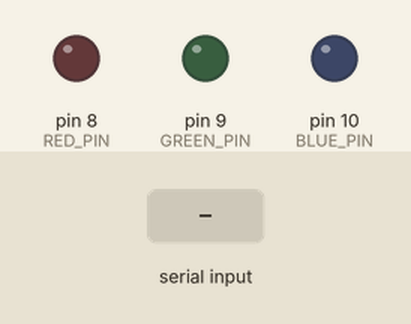
Bench run of a sketch on a simulated Arduino Uno, built with avr-gcc and run on an emulated ATmega328P. Parts: output pins drawn as LEDs (lit = HIGH). The test bench sets the inputs (shaded band).

Above: at 1.2 s.
1.3 s: "R" received over Serial
At 2.0 s:
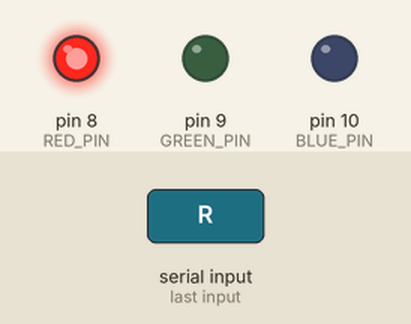
2.8 s: "G" received over Serial
At 3.1 s:
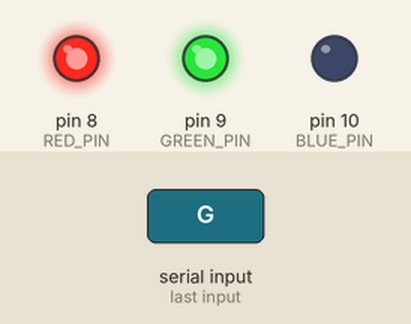
4.3 s: "B" received over Serial
At 5.5 s:
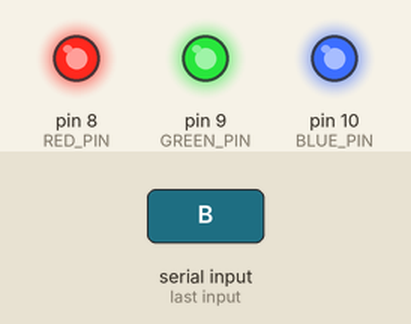
5.8 s: "R" received over Serial
At 6.6 s:
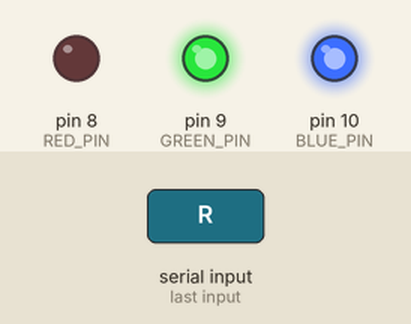
7.3 s: "G" received over Serial
At 7.7 s:
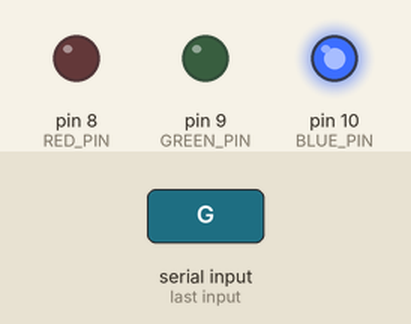
8.8 s: "A" received over Serial
At 10.1 s:
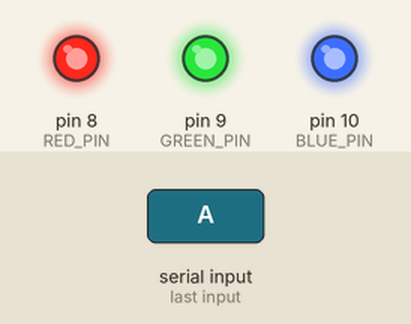
Timing chart, 0 to 11.3 s (numbered marks = the images above; inputs shaded):
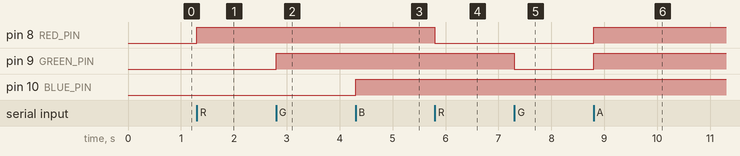

Measured:
- after the input at 1.3 s, pin 8 (RED_PIN): LOW → HIGH at once
- after the input at 2.8 s, pin 9 (GREEN_PIN): LOW → HIGH at once
- after the input at 4.3 s, pin 10 (BLUE_PIN): LOW → HIGH at once
- after the input at 5.8 s, pin 8 (RED_PIN): HIGH → LOW at once
- after the input at 7.3 s, pin 9 (GREEN_PIN): HIGH → LOW at once
- after the input at 8.8 s, pin 8 (RED_PIN), pin 9 (GREEN_PIN): LOW → HIGH at once

The sketch:

Lab_LED_Project.ino
```cpp
#include "led_functions.h"

void setup() {
  Serial.begin(9600); // Initialize serial communication
  setupLEDPins();     // Call function from header file
}

void loop() {
  if (Serial.available() > 0) {
    char input = Serial.read();

    // Logic based on input
    switch (input) {
      // Toggle Red
      case 'R':
        toggleLED(RED_PIN);
        break;

      // Toggle Green
      case 'G':
        toggleLED(GREEN_PIN);
        break;

      // Toggle Blue
      case 'B':
        toggleLED(BLUE_PIN);
        break;

      // All ON
      case 'A':
        turnAllOn();
        break;

      // All OFF
      case 'O':
        turnAllOff();
        break;

    }
  }
}
```

led_functions.h
```cpp
#ifndef LED_FUNCTIONS_H
#define LED_FUNCTIONS_H

#include <Arduino.h>

// Pin Definitions
const int RED_PIN = 8;
const int GREEN_PIN = 9;
const int BLUE_PIN = 10;

// Function to initialize pins
void setupLEDPins() {
  pinMode(RED_PIN, OUTPUT);
  pinMode(GREEN_PIN, OUTPUT);
  pinMode(BLUE_PIN, OUTPUT);
  // Start with all off
  digitalWrite(RED_PIN, LOW);
  digitalWrite(GREEN_PIN, LOW);
  digitalWrite(BLUE_PIN, LOW);
}

// Function to toggle a specific pin
void toggleLED(int pin) {
  // Read the current state and write the opposite
  int state = digitalRead(pin);
  digitalWrite(pin, !state);
}

// Function to turn all LEDs ON
void turnAllOn() {
  digitalWrite(RED_PIN, HIGH);
  digitalWrite(GREEN_PIN, HIGH);
  digitalWrite(BLUE_PIN, HIGH);
}

// Function to turn all LEDs OFF
void turnAllOff() {
  digitalWrite(RED_PIN, LOW);
  digitalWrite(GREEN_PIN, LOW);
  digitalWrite(BLUE_PIN, LOW);
}

#endif
```
